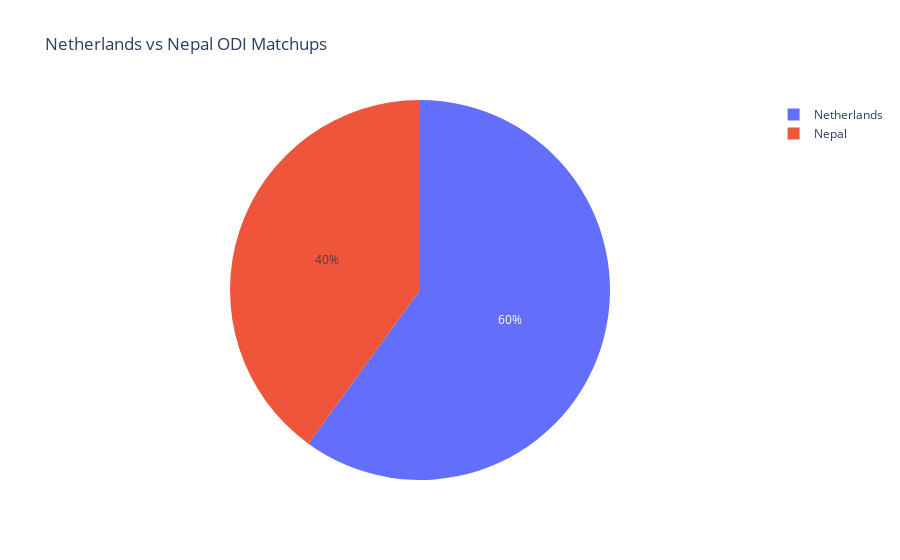
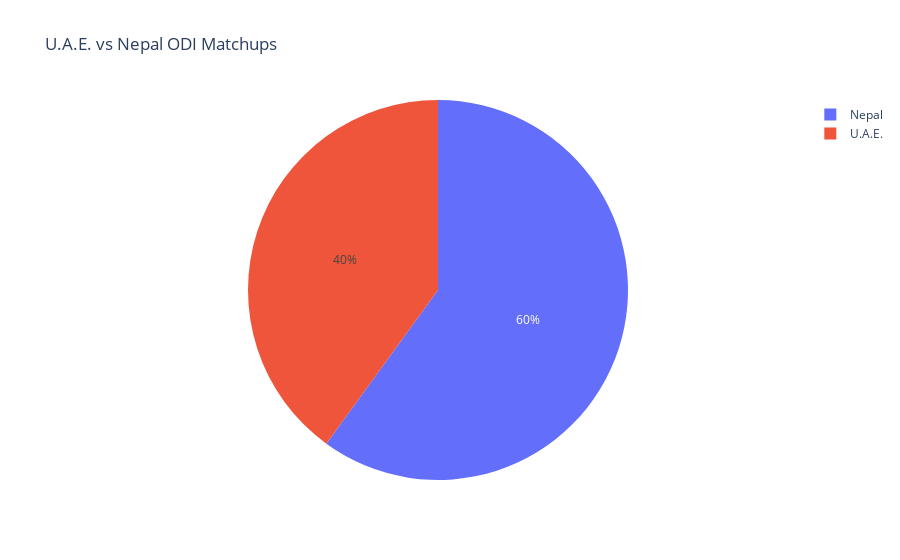
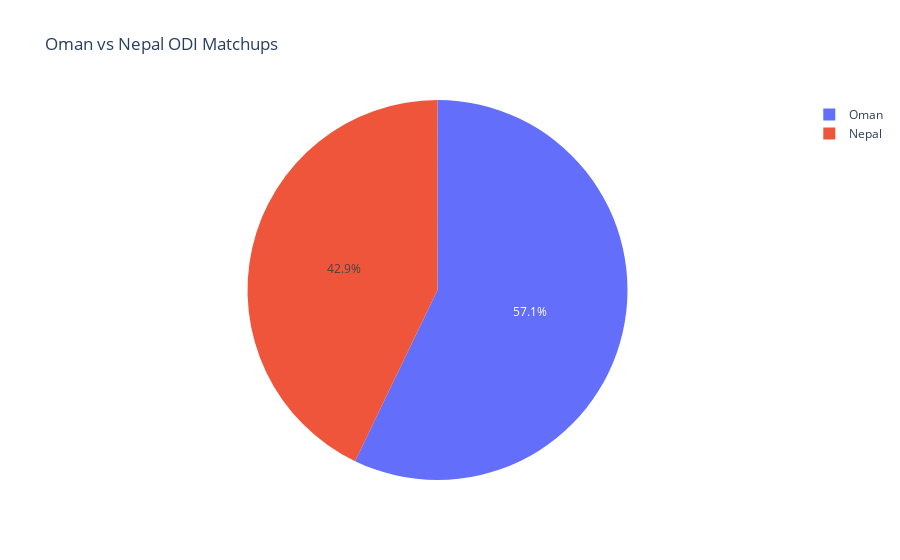

The notebook cell saved with these charts, in order:
### Code cell
# Function to calculate matchups stats for a specific team
def calculate_matchup_stats(df, team1, team2):
    matchups = df[((df['Team 1'] == team1) & (df['Team 2'] == team2)) | ((df['Team 1'] == team2) & (df['Team 2'] == team1))]
    matchups_stats = matchups.groupby('Winner').size().reset_index(name='Matches Won')
    return matchups_stats

# Create doughnut charts for ODI matchups
for team in df_odi['Team 1'].unique():
    if team != 'Nepal':
        matchups_stats_odi = calculate_matchup_stats(df_odi, team, 'Nepal')
        fig_odi = px.pie(matchups_stats_odi, names='Winner', values='Matches Won', title=f'{team} vs Nepal ODI Matchups')
        fig_odi.show()

# Create doughnut charts for T20 matchups
for team in df_t20['Team 1'].unique():
    if team != 'Nepal':
        matchups_stats_t20 = calculate_matchup_stats(df_t20, team, 'Nepal')
        fig_t20 = px.pie(matchups_stats_t20, names='Winner', values='Matches Won', title=f'{team} vs Nepal T20 Matchups')
        fig_t20.show()

### Figure 1 — Plotly figure (JSON) as saved in the notebook; plotly's stock layout.template omitted (floating-point values rounded to 4 significant figures)
{"data": [{"domain": {"x": [0, 1], "y": [0, 1]}, "hovertemplate": "Winner=%{label}<br>Matches Won=%{value}<extra></extra>", "labels": ["Nepal", "Netherlands"], "legendgroup": "", "name": "", "showlegend": true, "type": "pie", "values": [2, 3]}], "layout": {"legend": {"tracegroupgap": 0}, "title": {"text": "Netherlands vs Nepal ODI Matchups"}}}

### Figure 2 — Plotly figure (JSON) as saved in the notebook; plotly's stock layout.template omitted (floating-point values rounded to 4 significant figures)
{"data": [{"domain": {"x": [0, 1], "y": [0, 1]}, "hovertemplate": "Winner=%{label}<br>Matches Won=%{value}<extra></extra>", "labels": ["Nepal", "U.A.E."], "legendgroup": "", "name": "", "showlegend": true, "type": "pie", "values": [9, 6]}], "layout": {"legend": {"tracegroupgap": 0}, "title": {"text": "U.A.E. vs Nepal ODI Matchups"}}}

### Figure 3 — Plotly figure (JSON) as saved in the notebook; plotly's stock layout.template omitted (floating-point values rounded to 4 significant figures)
{"data": [{"domain": {"x": [0, 1], "y": [0, 1]}, "hovertemplate": "Winner=%{label}<br>Matches Won=%{value}<extra></extra>", "labels": ["Nepal", "Oman"], "legendgroup": "", "name": "", "showlegend": true, "type": "pie", "values": [3, 4]}], "layout": {"legend": {"tracegroupgap": 0}, "title": {"text": "Oman vs Nepal ODI Matchups"}}}
